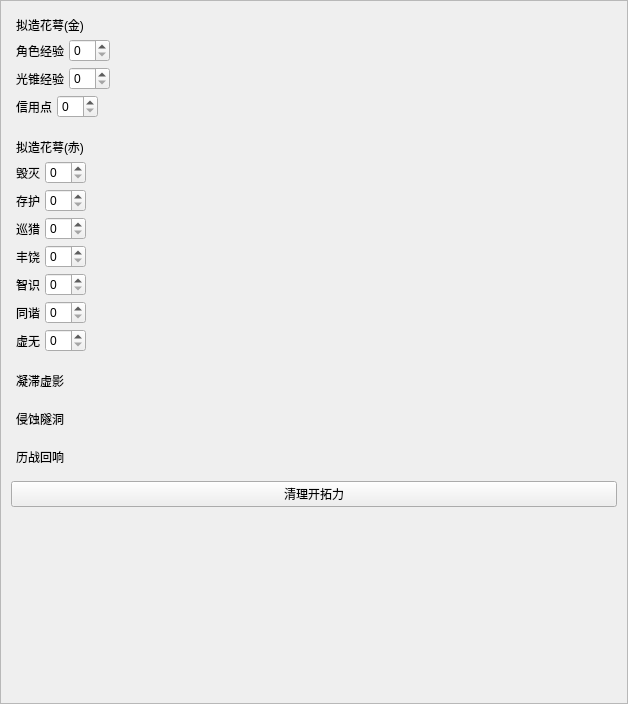
<?xml version="1.0" encoding="UTF-8"?>
<ui version="4.0">
 <class>Form</class>
 <widget class="QWidget" name="Form">
  <property name="geometry">
   <rect>
    <x>0</x>
    <y>0</y>
    <width>628</width>
    <height>704</height>
   </rect>
  </property>
  <property name="windowTitle">
   <string>Form</string>
  </property>
  <layout class="QVBoxLayout" name="verticalLayout_4">
   <property name="spacing">
    <number>0</number>
   </property>
   <property name="leftMargin">
    <number>0</number>
   </property>
   <property name="topMargin">
    <number>0</number>
   </property>
   <property name="rightMargin">
    <number>0</number>
   </property>
   <property name="bottomMargin">
    <number>0</number>
   </property>
   <item>
    <widget class="SmoothScrollArea" name="scrollArea">
     <property name="widgetResizable">
      <bool>true</bool>
     </property>
     <widget class="QWidget" name="scrollAreaWidget">
      <property name="geometry">
       <rect>
        <x>0</x>
        <y>0</y>
        <width>626</width>
        <height>702</height>
       </rect>
      </property>
      <layout class="QVBoxLayout" name="verticalLayout_3">
       <property name="spacing">
        <number>10</number>
       </property>
       <property name="leftMargin">
        <number>10</number>
       </property>
       <property name="topMargin">
        <number>10</number>
       </property>
       <property name="rightMargin">
        <number>10</number>
       </property>
       <property name="bottomMargin">
        <number>10</number>
       </property>
       <item>
        <widget class="StaminaCard" name="calyxGoldCard" native="true">
         <layout class="QVBoxLayout" name="verticalLayout" stretch="0,1,1,1">
          <property name="spacing">
           <number>5</number>
          </property>
          <property name="leftMargin">
           <number>5</number>
          </property>
          <property name="topMargin">
           <number>5</number>
          </property>
          <property name="rightMargin">
           <number>5</number>
          </property>
          <property name="bottomMargin">
           <number>5</number>
          </property>
          <item>
           <widget class="SubtitleLabel" name="calyxGoldLabel">
            <property name="text">
             <string>拟造花萼(金)</string>
            </property>
           </widget>
          </item>
          <item>
           <layout class="QHBoxLayout" name="horizontalLayout">
            <property name="spacing">
             <number>5</number>
            </property>
            <property name="leftMargin">
             <number>0</number>
            </property>
            <property name="rightMargin">
             <number>0</number>
            </property>
            <item>
             <widget class="BodyLabel" name="characterEXPLabel">
              <property name="text">
               <string>角色经验</string>
              </property>
             </widget>
            </item>
            <item>
             <widget class="SpinBox" name="characterEXPSpinBox"/>
            </item>
            <item>
             <spacer name="horizontalSpacer">
              <property name="orientation">
               <enum>Qt::Horizontal</enum>
              </property>
              <property name="sizeHint" stdset="0">
               <size>
                <width>40</width>
                <height>20</height>
               </size>
              </property>
             </spacer>
            </item>
           </layout>
          </item>
          <item>
           <layout class="QHBoxLayout" name="horizontalLayout_2">
            <property name="spacing">
             <number>5</number>
            </property>
            <property name="leftMargin">
             <number>0</number>
            </property>
            <property name="rightMargin">
             <number>0</number>
            </property>
            <item>
             <widget class="BodyLabel" name="coneEXPLabel">
              <property name="text">
               <string>光锥经验</string>
              </property>
             </widget>
            </item>
            <item>
             <widget class="SpinBox" name="coneEXPSpinBox"/>
            </item>
            <item>
             <spacer name="horizontalSpacer_2">
              <property name="orientation">
               <enum>Qt::Horizontal</enum>
              </property>
              <property name="sizeHint" stdset="0">
               <size>
                <width>40</width>
                <height>20</height>
               </size>
              </property>
             </spacer>
            </item>
           </layout>
          </item>
          <item>
           <layout class="QHBoxLayout" name="horizontalLayout_3">
            <property name="spacing">
             <number>5</number>
            </property>
            <property name="leftMargin">
             <number>0</number>
            </property>
            <property name="rightMargin">
             <number>0</number>
            </property>
            <item>
             <widget class="BodyLabel" name="creditLabel">
              <property name="text">
               <string>信用点</string>
              </property>
             </widget>
            </item>
            <item>
             <widget class="SpinBox" name="creditSpinBox"/>
            </item>
            <item>
             <spacer name="horizontalSpacer_3">
              <property name="orientation">
               <enum>Qt::Horizontal</enum>
              </property>
              <property name="sizeHint" stdset="0">
               <size>
                <width>40</width>
                <height>20</height>
               </size>
              </property>
             </spacer>
            </item>
           </layout>
          </item>
         </layout>
        </widget>
       </item>
       <item>
        <widget class="StaminaCard" name="calyxRedCard" native="true">
         <layout class="QVBoxLayout" name="verticalLayout_2" stretch="0,1,1,1,1,1,1,1">
          <property name="spacing">
           <number>5</number>
          </property>
          <property name="leftMargin">
           <number>5</number>
          </property>
          <property name="topMargin">
           <number>5</number>
          </property>
          <property name="rightMargin">
           <number>5</number>
          </property>
          <property name="bottomMargin">
           <number>5</number>
          </property>
          <item>
           <widget class="SubtitleLabel" name="calyxRedLabel">
            <property name="text">
             <string>拟造花萼(赤)</string>
            </property>
           </widget>
          </item>
          <item>
           <layout class="QHBoxLayout" name="horizontalLayout_4">
            <property name="spacing">
             <number>5</number>
            </property>
            <property name="topMargin">
             <number>0</number>
            </property>
            <property name="bottomMargin">
             <number>0</number>
            </property>
            <item>
             <widget class="BodyLabel" name="desrructionLabel">
              <property name="text">
               <string>毁灭</string>
              </property>
             </widget>
            </item>
            <item>
             <widget class="SpinBox" name="calyxDestructionSpinBox"/>
            </item>
            <item>
             <spacer name="horizontalSpacer_4">
              <property name="orientation">
               <enum>Qt::Horizontal</enum>
              </property>
              <property name="sizeHint" stdset="0">
               <size>
                <width>40</width>
                <height>20</height>
               </size>
              </property>
             </spacer>
            </item>
           </layout>
          </item>
          <item>
           <layout class="QHBoxLayout" name="horizontalLayout_5">
            <property name="spacing">
             <number>5</number>
            </property>
            <item>
             <widget class="BodyLabel" name="BodyLabel_5">
              <property name="text">
               <string>存护</string>
              </property>
             </widget>
            </item>
            <item>
             <widget class="SpinBox" name="calyxPreservationSpinBox"/>
            </item>
            <item>
             <spacer name="horizontalSpacer_5">
              <property name="orientation">
               <enum>Qt::Horizontal</enum>
              </property>
              <property name="sizeHint" stdset="0">
               <size>
                <width>40</width>
                <height>20</height>
               </size>
              </property>
             </spacer>
            </item>
           </layout>
          </item>
          <item>
           <layout class="QHBoxLayout" name="horizontalLayout_6">
            <property name="spacing">
             <number>5</number>
            </property>
            <item>
             <widget class="BodyLabel" name="BodyLabel_6">
              <property name="text">
               <string>巡猎</string>
              </property>
             </widget>
            </item>
            <item>
             <widget class="SpinBox" name="calyxHuntSpinBox"/>
            </item>
            <item>
             <spacer name="horizontalSpacer_6">
              <property name="orientation">
               <enum>Qt::Horizontal</enum>
              </property>
              <property name="sizeHint" stdset="0">
               <size>
                <width>40</width>
                <height>20</height>
               </size>
              </property>
             </spacer>
            </item>
           </layout>
          </item>
          <item>
           <layout class="QHBoxLayout" name="horizontalLayout_7">
            <property name="spacing">
             <number>5</number>
            </property>
            <item>
             <widget class="BodyLabel" name="BodyLabel_7">
              <property name="text">
               <string>丰饶</string>
              </property>
             </widget>
            </item>
            <item>
             <widget class="SpinBox" name="calyxAbundanceSpinBox"/>
            </item>
            <item>
             <spacer name="horizontalSpacer_7">
              <property name="orientation">
               <enum>Qt::Horizontal</enum>
              </property>
              <property name="sizeHint" stdset="0">
               <size>
                <width>40</width>
                <height>20</height>
               </size>
              </property>
             </spacer>
            </item>
           </layout>
          </item>
          <item>
           <layout class="QHBoxLayout" name="horizontalLayout_8">
            <property name="spacing">
             <number>5</number>
            </property>
            <item>
             <widget class="BodyLabel" name="BodyLabel_8">
              <property name="text">
               <string>智识</string>
              </property>
             </widget>
            </item>
            <item>
             <widget class="SpinBox" name="calyxEruditionSpinBox"/>
            </item>
            <item>
             <spacer name="horizontalSpacer_8">
              <property name="orientation">
               <enum>Qt::Horizontal</enum>
              </property>
              <property name="sizeHint" stdset="0">
               <size>
                <width>40</width>
                <height>20</height>
               </size>
              </property>
             </spacer>
            </item>
           </layout>
          </item>
          <item>
           <layout class="QHBoxLayout" name="horizontalLayout_9">
            <property name="spacing">
             <number>5</number>
            </property>
            <item>
             <widget class="BodyLabel" name="BodyLabel_9">
              <property name="text">
               <string>同谐</string>
              </property>
             </widget>
            </item>
            <item>
             <widget class="SpinBox" name="calyxHarmonySpinBox"/>
            </item>
            <item>
             <spacer name="horizontalSpacer_9">
              <property name="orientation">
               <enum>Qt::Horizontal</enum>
              </property>
              <property name="sizeHint" stdset="0">
               <size>
                <width>40</width>
                <height>20</height>
               </size>
              </property>
             </spacer>
            </item>
           </layout>
          </item>
          <item>
           <layout class="QHBoxLayout" name="horizontalLayout_10">
            <property name="spacing">
             <number>5</number>
            </property>
            <item>
             <widget class="BodyLabel" name="BodyLabel_10">
              <property name="text">
               <string>虚无</string>
              </property>
             </widget>
            </item>
            <item>
             <widget class="SpinBox" name="calyxNihilitySpinBox"/>
            </item>
            <item>
             <spacer name="horizontalSpacer_10">
              <property name="orientation">
               <enum>Qt::Horizontal</enum>
              </property>
              <property name="sizeHint" stdset="0">
               <size>
                <width>40</width>
                <height>20</height>
               </size>
              </property>
             </spacer>
            </item>
           </layout>
          </item>
         </layout>
        </widget>
       </item>
       <item>
        <widget class="StaminaCard" name="shadowCard" native="true">
         <layout class="QVBoxLayout" name="verticalLayout_5">
          <property name="spacing">
           <number>5</number>
          </property>
          <property name="leftMargin">
           <number>5</number>
          </property>
          <property name="topMargin">
           <number>5</number>
          </property>
          <property name="rightMargin">
           <number>5</number>
          </property>
          <property name="bottomMargin">
           <number>5</number>
          </property>
          <item>
           <widget class="SubtitleLabel" name="shadowLabel">
            <property name="text">
             <string>凝滞虚影</string>
            </property>
           </widget>
          </item>
         </layout>
        </widget>
       </item>
       <item>
        <widget class="StaminaCard" name="cavernCard" native="true">
         <layout class="QVBoxLayout" name="verticalLayout_6">
          <property name="spacing">
           <number>5</number>
          </property>
          <property name="leftMargin">
           <number>5</number>
          </property>
          <property name="topMargin">
           <number>5</number>
          </property>
          <property name="rightMargin">
           <number>5</number>
          </property>
          <property name="bottomMargin">
           <number>5</number>
          </property>
          <item>
           <widget class="SubtitleLabel" name="cavernLabel">
            <property name="text">
             <string>侵蚀隧洞</string>
            </property>
           </widget>
          </item>
         </layout>
        </widget>
       </item>
       <item>
        <widget class="StaminaCard" name="warCard" native="true">
         <layout class="QVBoxLayout" name="verticalLayout_7">
          <property name="spacing">
           <number>5</number>
          </property>
          <property name="leftMargin">
           <number>5</number>
          </property>
          <property name="topMargin">
           <number>5</number>
          </property>
          <property name="rightMargin">
           <number>5</number>
          </property>
          <property name="bottomMargin">
           <number>5</number>
          </property>
          <item>
           <widget class="SubtitleLabel" name="warLabel">
            <property name="text">
             <string>历战回响</string>
            </property>
           </widget>
          </item>
         </layout>
        </widget>
       </item>
       <item>
        <widget class="PushButton" name="staminaButton">
         <property name="text">
          <string>清理开拓力</string>
         </property>
        </widget>
       </item>
       <item>
        <spacer name="vSpacer">
         <property name="orientation">
          <enum>Qt::Vertical</enum>
         </property>
         <property name="sizeHint" stdset="0">
          <size>
           <width>0</width>
           <height>1000</height>
          </size>
         </property>
        </spacer>
       </item>
      </layout>
     </widget>
    </widget>
   </item>
  </layout>
 </widget>
 <customwidgets>
  <customwidget>
   <class>PushButton</class>
   <extends>QPushButton</extends>
   <header>qfluentwidgets</header>
  </customwidget>
  <customwidget>
   <class>SmoothScrollArea</class>
   <extends>QScrollArea</extends>
   <header>qfluentwidgets</header>
   <container>1</container>
  </customwidget>
  <customwidget>
   <class>BodyLabel</class>
   <extends>QLabel</extends>
   <header>qfluentwidgets</header>
  </customwidget>
  <customwidget>
   <class>SubtitleLabel</class>
   <extends>QLabel</extends>
   <header>qfluentwidgets</header>
  </customwidget>
  <customwidget>
   <class>SpinBox</class>
   <extends>QSpinBox</extends>
   <header>qfluentwidgets</header>
  </customwidget>
  <customwidget>
   <class>StaminaCard</class>
   <extends>QWidget</extends>
   <header>..card</header>
   <container>1</container>
  </customwidget>
 </customwidgets>
 <resources/>
 <connections/>
</ui>
